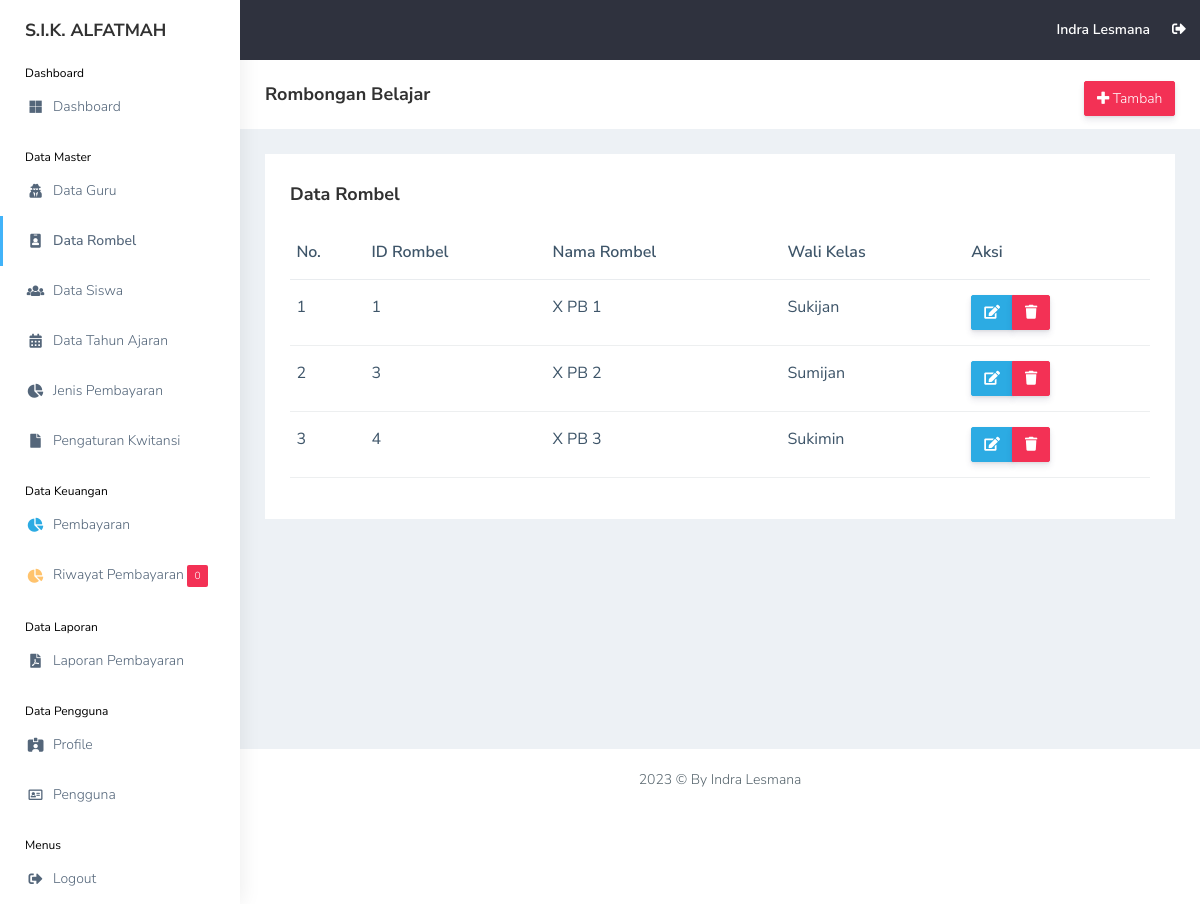
Page /view_master/rombel.php (signed in) on the committed database.
### tables this page shows
CREATE TABLE `users` (
  `id_user` int(11) NOT NULL,
  `nama` varchar(255) NOT NULL,
  `username` varchar(255) NOT NULL,
  `email` varchar(255) NOT NULL,
  `password` varchar(255) NOT NULL,
  `image` varchar(255) NOT NULL,
  `role_id` int(11) NOT NULL,
  `date_created` date NOT NULL,
  `is_active` int(11) NOT NULL
);

CREATE TABLE `rombel` (
  `id_rombel` int(11) NOT NULL,
  `rombel` varchar(255) NOT NULL,
  `id_guru` int(11) NOT NULL
);

CREATE TABLE `guru` (
  `id_guru` int(11) NOT NULL,
  `nama_guru` varchar(255) NOT NULL,
  `mapel` varchar(255) NOT NULL,
  `date_created` date NOT NULL,
  `is_active` int(11) NOT NULL
);

### functions.php (called while the page is built, shortened)
<?php
$conn = mysqli_connect("localhost", "root", "", "db_sika");
function query($query)
{
    global $conn;
    $result = mysqli_query($conn, $query);
    $rows = [];
    while ($row = mysqli_fetch_assoc($result)) {
        $rows[] = $row;
    }
    return $rows;
}

### view_master/rombel.php (the view, shortened to what this page needs)
<?php
include "../templates/header.php";
$rombel = query(
    "SELECT * FROM rombel
    INNER JOIN guru ON guru.id_guru = rombel.id_guru"
);
?>
<div class="page-breadcrumb bg-white">
    <div class="row align-items-center">
        <div class="col-lg-3 col-md-4 col-sm-4 col-xs-12">
            <h4 class="page-title">Rombongan Belajar</h4>
        </div>
        <div class="col-lg-9 col-sm-8 col-md-8 col-xs-12">
            <div class="d-md-flex">
                <ol class="breadcrumb ms-auto">
                    <li><a href="rombel_add.php"
                            class="btn btn-danger  d-none d-md-block pull-right ms-3 hidden-xs hidden-sm waves-effect waves-light text-white"><i
                                class="fas fa-plus"></i> Tambah</a>
                    </li>
                </ol>
            </div>
        </div>
    </div>
</div>
<div class="container-fluid">
    <div class="row">
        <div class="col-md-12 col-lg-12 col-sm-12">
            <div class="white-box">
                <div class="d-md-flex mb-3">
                    <h3 class="box-title mb-0">Data Rombel</h3>
                </div>
                <div class="table-responsive">
                    <table class="table no-wrap">
                        <thead>
                            <tr>
                                <th class="border-top-0">No.</th>
                                <th class="border-top-0">ID Rombel</th>
                                <th class="border-top-0">Nama Rombel</th>
                                <th class="border-top-0">Wali Kelas</th>
                                <th class="border-top-0">Aksi</th>
                            </tr>
                        </thead>
                        <tbody>
                            <?php $i = 1; ?>
                            <?php foreach ($rombel as $r): ?>
                                <tr>
                                    <td>
                                        <?= $i; ?>
                                    </td>
                                    <td class="txt-oflo">
                                        <?= $r["id_rombel"]; ?>
                                    </td>
                                    <td class="txt-oflo">
                                        <?= $r["rombel"]; ?>
                                    </td>
                                    <td class="txt-oflo">
                                        <?= $r["nama_guru"]; ?>
                                    </td>
                                    <td>
                                        <div class="btn-group btn-group-toggle" data-toggle="buttons">
                                            <a href="rombel_edit.php?id_rombel=<?= $r["id_rombel"] ?>"
                                                class="btn btn-info text-white"><i class="fas fa-edit"></i></a>
                                            <a href="rombel_delete.php?id_rombel=<?= $r["id_rombel"] ?>"
                                                class="btn btn-danger text-white"
                                                onclick="return confirm('Yakin ingin menghapus <?= $r['rombel']; ?>?');"><i
                                                    class="fas fa-trash"></i></a>
                                        </div>
                                    </td>
                                </tr>
                                <?php $i++; ?>
                            <?php endforeach; ?>
                        </tbody>
                    </table>
                </div>
            </div>
        </div>
    </div>
</div>
<?php
include "../templates/footer.php";
?>

### templates/topbar.php (shortened to what this page needs)
<header class="topbar" data-navbarbg="skin5">
    <nav class="navbar top-navbar navbar-expand-md navbar-dark">
        <div class="navbar-header" data-logobg="skin6">
            <a class="navbar-brand" href="#">
                <b class="logo-text text-dark">
                    S.I.K. ALFATMAH
                </b>
            </a>
        </div>
        <div class="navbar-collapse collapse" id="navbarSupportedContent" data-navbarbg="skin5">
            <ul class="navbar-nav ms-auto d-flex align-items-center">
                <li>
                    <a class="profile-pic" href="../view_pengguna/profile.php"><span class="text-white font-medium">
                            <?= $user["nama"]; ?>
                        </span></a>
                </li>
                <li><a href="../logout.php" class="mr-5 profile-pic"><i class="fas fa-sign-out-alt"
                            onclick="return confirm('Yakin ingin keluar dari aplikasi?');"></i></a></li>
            </ul>
        </div>
    </nav>
</header>

### rows in the picture
users: nama "Indra Lesmana"
rombel: id_rombel "1", rombel "X PB 1", id_guru.nama_guru "Sukijan"
rombel: id_rombel "3", rombel "X PB 2", id_guru.nama_guru "Sumijan"
rombel: id_rombel "4", rombel "X PB 3", id_guru.nama_guru "Sukimin"

### other values in the picture
$total_notif "0"
